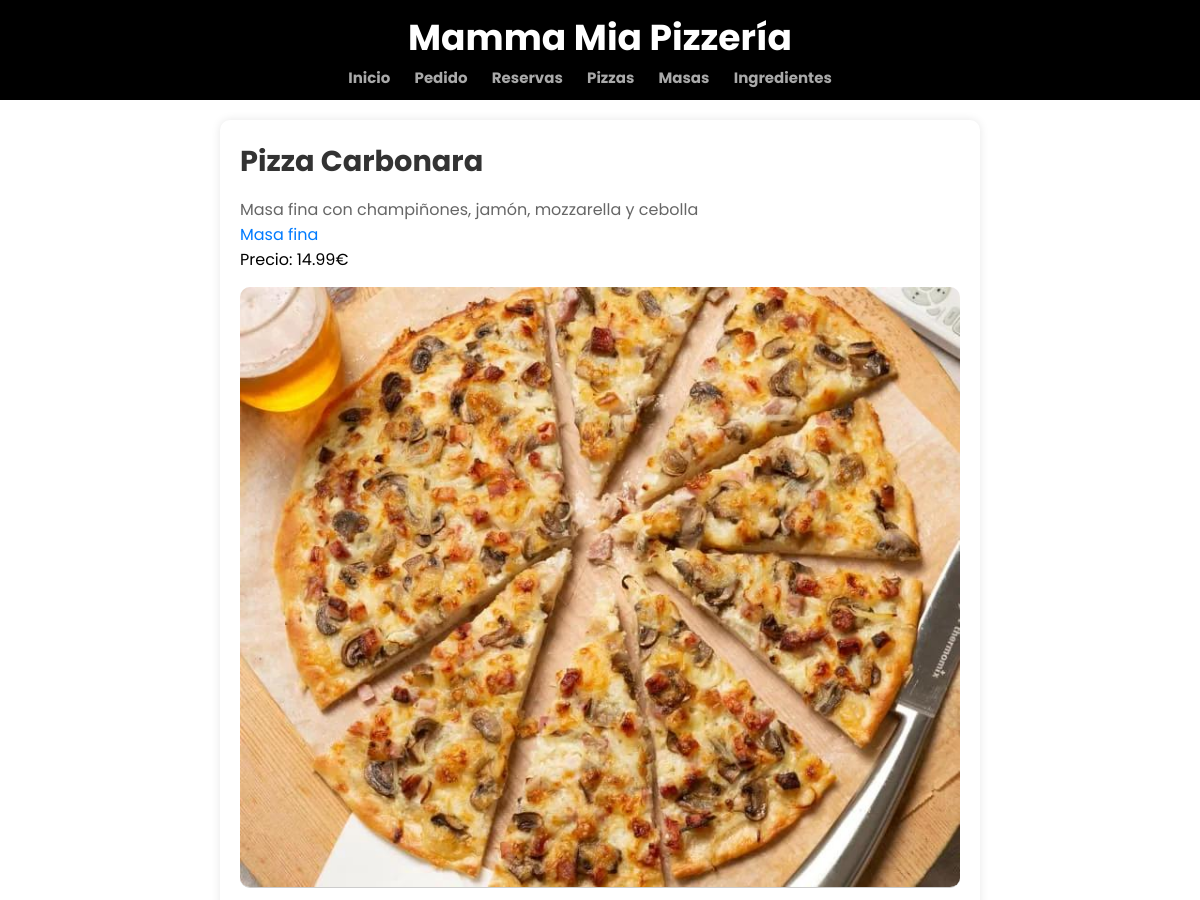
The page /appMammaMia/pizzas/4/ (upper part) on the database as committed earlier.
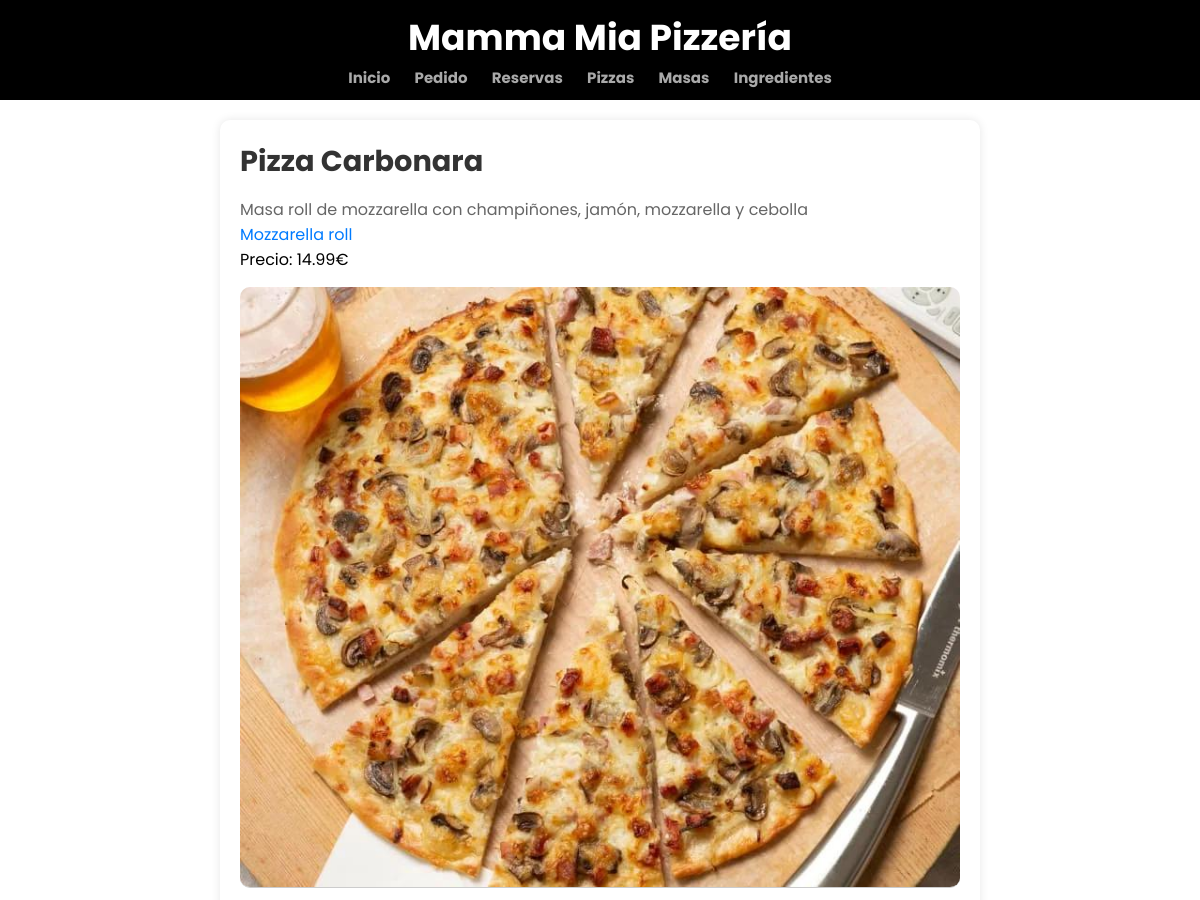
The same page on the database as committed later.
### appMammaMia/models.py (models this page shows, shortened)
class Pizza(models.Model):
    nombre = models.CharField(max_length=100)
    masa = models.ForeignKey(Masas, on_delete=models.CASCADE)
    ingredientes = models.ManyToManyField(Ingrediente)
    descripcion = models.TextField()
    imagen = models.ImageField()
    precio = models.DecimalField(max_digits=6, decimal_places=2)
    disponible = models.BooleanField(default=True)
    calorias = models.IntegerField()

class Masas(models.Model):
    nombre = models.CharField(max_length=50)
    descripcion = models.TextField()
    precio = models.DecimalField(max_digits=5, decimal_places=2)
    imagen = models.ImageField()

### appMammaMia/views.py (the view)
# urls.py: path('pizzas/<int:nombre>/', views.detalles_pizza, name='detalles_pizza'),
def detalles_pizza(request, nombre):
    pizza = get_object_or_404(Pizza, id=nombre)
    ingredientes = pizza.ingredientes.all()
    return render(request, 'detalles_pizza.html', {'pizza': pizza, 'ingredientes': ingredientes})

### appMammaMia/templates/detalles_pizza.html (shortened to what this page needs)
{% extends "base.html" %}
{% load static %}
{% block contenido %}
    <div class="producto-detalles">
        <div class="producto-info">
            <h2>{{ pizza.nombre }}</h2>
            <p class="producto-descripcion">{{ pizza.descripcion }}</p>
            <p><a href="{% url 'detalles_masa' nombre=pizza.masa.id %}">{{ pizza.masa.nombre }}</a></p>
            <p>Precio: {{ pizza.precio }}€</p>
            <img src="{% static pizza.imagen.name %}" alt="{{ pizza.nombre }} - Imagen">
        </div>
    </div>
<link rel="stylesheet" href="{% static 'styleDetalles.css' %}">
{% endblock %}

Rows that differ between the two databases and show on the page:
changed Pizza "Pizza Carbonara": descripcion "Masa fina con champiñones, jamón, mozzarella y cebolla" → "Masa roll de mozzarella con champiñones, jamón, mozzarella y cebolla"; masa.nombre "Masa fina" → "Mozzarella roll"
